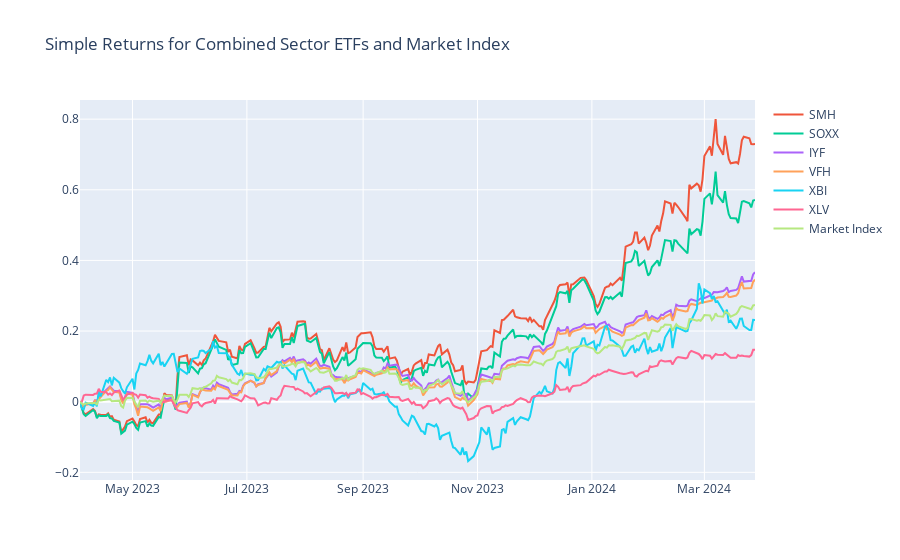

Notebook source saved alongside this figure:
### Code cell
# plot the simple retruns using plotly for all stocks along with market index
fig = px.line(title="Simple Returns for Combined Sector ETFs and Market Index")
fig.add_scatter(x=smh_data.index, y=smh_data['simple_return'], mode='lines', name='SMH')
fig.add_scatter(x=soxx_data.index, y=soxx_data['simple_return'], mode='lines', name='SOXX')
fig.add_scatter(x=iyf_data.index, y=iyf_data['simple_return'], mode='lines', name='IYF')
fig.add_scatter(x=vfh_data.index, y=vfh_data['simple_return'], mode='lines', name='VFH')
fig.add_scatter(x=xbi_data.index, y=xbi_data['simple_return'], mode='lines', name='XBI')
fig.add_scatter(x=xlv_data.index, y=xlv_data['simple_return'], mode='lines', name='XLV')

fig.add_scatter(x=market_index_data.index, y=market_index_data['simple_return'], mode='lines', name='Market Index')
fig.show()

### Figure 1 — Plotly figure (JSON) as saved in the notebook; plotly's stock layout.template omitted (floating-point values rounded to 4 significant figures; data arrays with more than 128 entries replaced by an {"elided": "..."} marker saying what was removed)
{"data": [{"hovertemplate": "<extra></extra>", "legendgroup": "", "line": {"color": "#636efa", "dash": "solid"}, "marker": {"symbol": "circle"}, "mode": "lines", "name": "", "orientation": "v", "showlegend": false, "type": "scatter", "xaxis": "x", "yaxis": "y"}, {"mode": "lines", "name": "SMH", "type": "scatter", "x": {"elided": "249 str values"}, "y": {"elided": "249 float values"}}, {"mode": "lines", "name": "SOXX", "type": "scatter", "x": {"elided": "249 str values"}, "y": {"elided": "249 float values"}}, {"mode": "lines", "name": "IYF", "type": "scatter", "x": {"elided": "249 str values"}, "y": {"elided": "249 float values"}}, {"mode": "lines", "name": "VFH", "type": "scatter", "x": {"elided": "249 str values"}, "y": {"elided": "249 float values"}}, {"mode": "lines", "name": "XBI", "type": "scatter", "x": {"elided": "249 str values"}, "y": {"elided": "249 float values"}}, {"mode": "lines", "name": "XLV", "type": "scatter", "x": {"elided": "249 str values"}, "y": {"elided": "249 float values"}}, {"mode": "lines", "name": "Market Index", "type": "scatter", "x": {"elided": "249 str values"}, "y": {"elided": "249 float values"}}], "layout": {"legend": {"tracegroupgap": 0}, "title": {"text": "Simple Returns for Combined Sector ETFs and Market Index"}, "xaxis": {"anchor": "y", "domain": [0, 1]}, "yaxis": {"anchor": "x", "domain": [0, 1]}}}
